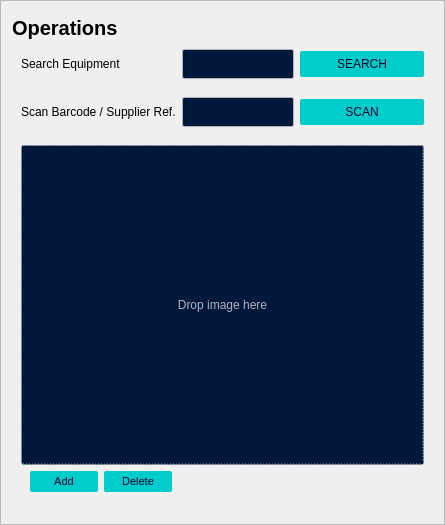
        <widget class="QFrame" name="container_equipments_left">
         <property name="frameShape"><enum>QFrame::Shape::StyledPanel</enum></property>
         <property name="frameShadow"><enum>QFrame::Shadow::Raised</enum></property>
         <layout class="QGridLayout" name="gridLayout_container_equipments_left">
          <property name="topMargin"><number>15</number></property>
          <property name="verticalSpacing"><number>0</number></property>

          <item row="0" column="0" colspan="2">
           <widget class="QLabel" name="label_operations">
            <property name="styleSheet">
   <string notr="true">
QLabel {
    font-size: 20px;
    font-weight: bold;
}
</string>
            </property>
            <property name="text"><string>Operations</string></property>
           </widget>
          </item>
          <item row="1" column="0" colspan="2">
           <widget class="QWidget" name="row_search_entry" native="true">
            <layout class="QHBoxLayout" name="layout_search_entry">
             <property name="spacing"><number>6</number></property>
             <property name="topMargin"><number>9</number></property>
             <property name="rightMargin"><number>9</number></property>
             <property name="bottomMargin"><number>9</number></property>
             <item>
              <widget class="QLabel" name="label_search_entry">
               <property name="minimumSize"><size><width>74</width><height>0</height></size></property>
               <property name="sizePolicy">
                <sizepolicy hsizetype="Minimum" vsizetype="Preferred">
                 <horstretch>0</horstretch>
                 <verstretch>0</verstretch>
                </sizepolicy>
               </property>
               <property name="text"><string>Search Equipment</string></property>
              </widget>

             </item>
             <item>
              <widget class="QLineEdit" name="search_entry">
               <property name="sizePolicy">
                <sizepolicy hsizetype="Fixed" vsizetype="Fixed">
                 <horstretch>0</horstretch>
                 <verstretch>0</verstretch>
                </sizepolicy>
               </property>
               <property name="styleSheet">
   <string notr="true">
QLineEdit {
    min-width: 100px;
    max-width: 100px;
    max-height: 18px;
    padding: 5px;
    padding-bottom: 7px;
    margin-top: 0px;
    border-radius: 2px;
    border: 1px solid #B3B3BE;
    background-color: #00183B;
    color: #FFFFFF;
}
QLineEdit:hover {
    background-color: #001F39;
    border: 1px solid #00FFB9;
}
</string>
               </property>
              </widget>
             </item>
             <item>
              <widget class="QPushButton" name="btn_search">
               <property name="minimumSize"><size><width>124</width><height>0</height></size></property>
               <property name="styleSheet">
   <string notr="true">
QPushButton {
    min-width: 100px;
    max-width: 100px;
    padding: 6px 12px 6px 12px;
    border-radius: 2px;
    opacity: 1;
    text-align: center;
    background-color: #00CCCC;
    color: #000028;
}
QPushButton:hover {
    background-color: #00FFB9;
}
QPushButton:pressed {
    background-color: #00E5AA;
}
</string>
               </property>
               <property name="text"><string>SEARCH</string></property>
              </widget>
             </item>
            </layout>
           </widget>
          </item>

          <item row="2" column="0" colspan="2">
           <widget class="QWidget" name="row_supplier_ref_entry" native="true">
            <layout class="QHBoxLayout" name="layout_supplier_ref_entry">
             <property name="spacing"><number>6</number></property>
             <property name="topMargin"><number>9</number></property>
             <property name="rightMargin"><number>9</number></property>
             <property name="bottomMargin"><number>9</number></property>
             <item>
              <widget class="QLabel" name="label_supplier_ref_entry">
               <property name="minimumSize"><size><width>74</width><height>0</height></size></property>
               <property name="sizePolicy">
                <sizepolicy hsizetype="Minimum" vsizetype="Preferred">
                 <horstretch>0</horstretch>
                 <verstretch>0</verstretch>
                </sizepolicy>
               </property>
               <property name="text"><string>Scan Barcode / Supplier Ref.</string></property>
              </widget>

             </item>
             <item>
              <widget class="QLineEdit" name="supplier_ref_entry">
               <property name="sizePolicy">
                <sizepolicy hsizetype="Fixed" vsizetype="Fixed">
                 <horstretch>0</horstretch>
                 <verstretch>0</verstretch>
                </sizepolicy>
               </property>
               <property name="styleSheet">
   <string notr="true">
QLineEdit {
    min-width: 100px;
    max-width: 100px;
    max-height: 18px;
    padding: 5px;
    padding-bottom: 7px;
    margin-top: 0px;
    border-radius: 2px;
    border: 1px solid #B3B3BE;
    background-color: #00183B;
    color: #FFFFFF;
}
QLineEdit:hover {
    background-color: #001F39;
    border: 1px solid #00FFB9;
}
</string>
               </property>
              </widget>
             </item>
             <item>
              <widget class="QPushButton" name="btn_scan_supplier_ref">
               <property name="minimumSize"><size><width>124</width><height>0</height></size></property>
               <property name="styleSheet">
   <string notr="true">
QPushButton {
    min-width: 100px;
    max-width: 100px;
    padding: 6px 12px 6px 12px;
    border-radius: 2px;
    opacity: 1;
    text-align: center;
    background-color: #00CCCC;
    color: #000028;
}
QPushButton:hover {
    background-color: #00FFB9;
}
QPushButton:pressed {
    background-color: #00E5AA;
}
</string>
               </property>
               <property name="text"><string>SCAN</string></property>
              </widget>
             </item>
            </layout>
           </widget>
          </item>

          <item row="3" column="0" colspan="2">
           <widget class="QWidget" name="equipment_image_panel" native="true">
            <layout class="QVBoxLayout" name="layout_equipment_image_panel">
             <property name="spacing"><number>6</number></property>
             <property name="topMargin"><number>9</number></property>
             <property name="rightMargin"><number>9</number></property>
             <property name="bottomMargin"><number>9</number></property>
             <item>
              <widget class="QLabel" name="equipment_image_preview">
               <property name="minimumSize"><size><width>300</width><height>320</height></size></property>
               <property name="sizePolicy">
                <sizepolicy hsizetype="Preferred" vsizetype="Expanding">
                 <horstretch>0</horstretch>
                 <verstretch>1</verstretch>
                </sizepolicy>
               </property>
               <property name="toolTip"><string>Drag and drop an image file here</string></property>
               <property name="alignment"><set>Qt::AlignmentFlag::AlignCenter</set></property>
               <property name="styleSheet">
   <string notr="true">
QLabel {
    border: 1px dashed #B3B3BE;
    border-radius: 2px;
    background-color: #00183B;
    color: #B3B3BE;
    font-size: 12px;
}
</string>
               </property>
               <property name="text"><string>Drop image here</string></property>
              </widget>
             </item>
             <item>
              <widget class="QWidget" name="row_equipment_image_buttons" native="true">
               <layout class="QHBoxLayout" name="layout_equipment_image_buttons">
                <property name="spacing"><number>6</number></property>
                <property name="topMargin"><number>0</number></property>
                <property name="bottomMargin"><number>0</number></property>
                <item>
                 <widget class="QPushButton" name="btn_set_equipment_image">
                  <property name="minimumSize"><size><width>64</width><height>0</height></size></property>
                  <property name="maximumSize"><size><width>64</width><height>16777215</height></size></property>
                  <property name="toolTip"><string>Add or replace equipment image</string></property>
                  <property name="styleSheet">
   <string notr="true">
QPushButton {
    min-width: 56px;
    max-width: 64px;
    padding: 4px 6px;
    border-radius: 2px;
    text-align: center;
    background-color: #00CCCC;
    color: #000028;
    font-size: 11px;
}
QPushButton:hover {
    background-color: #00FFB9;
}
QPushButton:pressed {
    background-color: #00E5AA;
}
</string>
                  </property>
                  <property name="text"><string>Add</string></property>
                 </widget>
                </item>
                <item>
                 <widget class="QPushButton" name="btn_clear_equipment_image">
                  <property name="minimumSize"><size><width>64</width><height>0</height></size></property>
                  <property name="maximumSize"><size><width>64</width><height>16777215</height></size></property>
                  <property name="toolTip"><string>Delete equipment image</string></property>
                  <property name="styleSheet">
   <string notr="true">
QPushButton {
    min-width: 56px;
    max-width: 64px;
    padding: 4px 6px;
    border-radius: 2px;
    text-align: center;
    background-color: #00CCCC;
    color: #000028;
    font-size: 11px;
}
QPushButton:hover {
    background-color: #00FFB9;
}
QPushButton:pressed {
    background-color: #00E5AA;
}
</string>
                  </property>
                  <property name="text"><string>Delete</string></property>
                 </widget>
                </item>
                <item>
                 <spacer name="horizontalSpacer_equipment_image">
                  <property name="orientation"><enum>Qt::Orientation::Horizontal</enum></property>
                  <property name="sizeHint" stdset="0"><size><width>40</width><height>20</height></size></property>
                 </spacer>
                </item>
               </layout>
              </widget>
             </item>
            </layout>
           </widget>
          </item>
          <item row="4" column="1">
           <spacer name="verticalSpacer_equipments_left">
            <property name="orientation"><enum>Qt::Orientation::Vertical</enum></property>
            <property name="sizeHint" stdset="0"><size><width>20</width><height>12</height></size></property>
           </spacer>
          </item>
         </layout>
        </widget>
